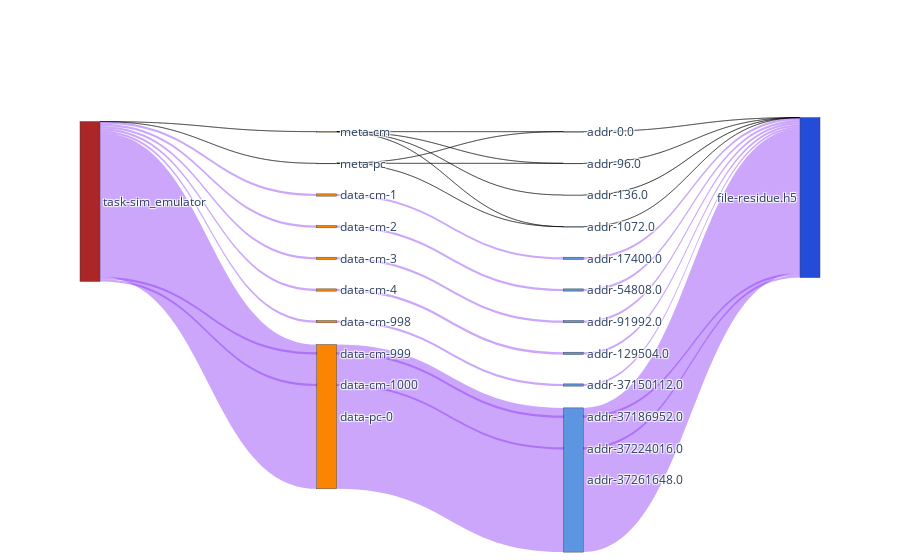

The notebook cell saved with this chart:
### Code cell
sim_nodes, sim_nodes_dict = get_nodes_for_sankey(G_SIM, rm_tags=['sim'])

# print(node_ref2)

sim_links = get_links_for_sankey(G_SIM, sim_nodes_dict)
fig = go.Figure(go.Sankey(
            node = sim_nodes,
            link = sim_links, orientation='h'))
fig.show()
fig.write_html(f"{path}/sankey-sampled-sim_w-vol-vfd-.html")

### Figure 1 — Plotly figure (JSON) as saved in the notebook; plotly's stock layout.template omitted (floating-point values rounded to 4 significant figures)
{"data": [{"link": {"color": ["rgba(0, 0, 0, 0.41)", "rgba(0, 0, 0, 0.41)", "rgba(129, 39, 245, 0.41)", "rgba(129, 39, 245, 0.41)", "rgba(129, 39, 245, 0.41)", "rgba(129, 39, 245, 0.41)", "rgba(129, 39, 245, 0.41)", "rgba(129, 39, 245, 0.41)", "rgba(129, 39, 245, 0.41)", "rgba(129, 39, 245, 0.41)", "rgba(0, 0, 0, 0.41)", "rgba(0, 0, 0, 0.41)", "rgba(0, 0, 0, 0.41)", "rgba(0, 0, 0, 0.41)", "rgba(0, 0, 0, 0.41)", "rgba(0, 0, 0, 0.41)", "rgba(0, 0, 0, 0.41)", "rgba(129, 39, 245, 0.41)", "rgba(129, 39, 245, 0.41)", "rgba(129, 39, 245, 0.41)", "rgba(129, 39, 245, 0.41)", "rgba(129, 39, 245, 0.41)", "rgba(129, 39, 245, 0.41)", "rgba(129, 39, 245, 0.41)", "rgba(129, 39, 245, 0.41)", "rgba(0, 0, 0, 0.41)", "rgba(0, 0, 0, 0.41)", "rgba(0, 0, 0, 0.41)", "rgba(0, 0, 0, 0.41)", "rgba(129, 39, 245, 0.41)", "rgba(129, 39, 245, 0.41)", "rgba(129, 39, 245, 0.41)", "rgba(129, 39, 245, 0.41)", "rgba(129, 39, 245, 0.41)", "rgba(129, 39, 245, 0.41)", "rgba(129, 39, 245, 0.41)", "rgba(129, 39, 245, 0.41)"], "hoverinfo": "all", "label": ["ave_acc_size: 0.25 B", "ave_acc_size: 0.25 B", "ave_acc_size: 37.37 KB", "ave_acc_size: 37.15 KB", "ave_acc_size: 37.48 KB", "ave_acc_size: 37.57 KB", "ave_acc_size: 36.8 KB", "ave_acc_size: 37.03 KB", "ave_acc_size: 37.32 KB", "ave_acc_size: 2.4 MB", "ave_acc_size: 1 B", "ave_acc_size: 40 B", "ave_acc_size: 328 B", "ave_acc_size: 544 B", "ave_acc_size: 0.5 B", "ave_acc_size: 40 B", "ave_acc_size: 328 B", "ave_acc_size: 37.41 KB", "ave_acc_size: 37.18 KB", "ave_acc_size: 37.51 KB", "ave_acc_size: 37.61 KB", "ave_acc_size: 36.84 KB", "ave_acc_size: 37.06 KB", "ave_acc_size: 37.36 KB", "ave_acc_size: 2.4 MB", "ave_acc_size: 0.33 B", "ave_acc_size: 40 B", "ave_acc_size: 328 B", "ave_acc_size: 544 B", "ave_acc_size: 37.41 KB", "ave_acc_size: 37.18 KB", "ave_acc_size: 37.51 KB", "ave_acc_size: 37.61 KB", "ave_acc_size: 36.84 KB", "ave_acc_size: 37.06 KB", "ave_acc_size: 37.36 KB", "ave_acc_size: 2.4 MB"], "source": [0, 0, 0, 0, 0, 0, 0, 0, 0, 0, 1, 1, 1, 1, 2, 2, 2, 3, 4, 5, 6, 7, 8, 9, 10, 11, 12, 13, 14, 15, 16, 17, 18, 19, 20, 21, 22], "target": [1, 2, 3, 4, 5, 6, 7, 8, 9, 10, 11, 12, 13, 14, 11, 12, 13, 15, 16, 17, 18, 19, 20, 21, 22, 23, 23, 23, 23, 23, 23, 23, 23, 23, 23, 23, 23], "value": [1, 1, 37372, 37148, 37476, 37572, 36804, 37028, 37324, 2400000, 1, 40, 328, 544, 1, 40, 328, 37408, 37184, 37512, 37608, 36840, 37064, 37360, 2400000, 1, 40, 328, 544, 37408, 37184, 37512, 37608, 36840, 37064, 37360, 2400000]}, "node": {"color": ["#ab2626", "#fc8403", "#fc8403", "#fc8403", "#fc8403", "#fc8403", "#fc8403", "#fc8403", "#fc8403", "#fc8403", "#fc8403", "#5c95e0", "#5c95e0", "#5c95e0", "#5c95e0", "#5c95e0", "#5c95e0", "#5c95e0", "#5c95e0", "#5c95e0", "#5c95e0", "#5c95e0", "#5c95e0", "#234dd9"], "label": ["task-sim_emulator", "meta-cm", "meta-pc", "data-cm-1", "data-cm-2", "data-cm-3", "data-cm-4", "data-cm-998", "data-cm-999", "data-cm-1000", "data-pc-0", "addr-0.0", "addr-96.0", "addr-1072.0", "addr-136.0", "addr-17400.0", "addr-54808.0", "addr-91992.0", "addr-129504.0", "addr-37150112.0", "addr-37186952.0", "addr-37224016.0", "addr-37261648.0", "file-residue.h5"], "x": [0, 0.3333, 0.3333, 0.3333, 0.3333, 0.3333, 0.3333, 0.3333, 0.3333, 0.3333, 0.3333, 0.6667, 0.6667, 0.6667, 0.6667, 0.6667, 0.6667, 0.6667, 0.6667, 0.6667, 0.6667, 0.6667, 0.6667, 1], "y": [0, 0.08333, 0.1667, 0.25, 0.3333, 0.4167, 0.5, 0.5833, 0.6667, 0.75, 0.8333, 0.08333, 0.1667, 0.3333, 0.25, 0.4167, 0.5, 0.5833, 0.6667, 0.75, 0.8333, 0.9167, 1, 0]}, "orientation": "h", "type": "sankey"}], "layout": {}}
